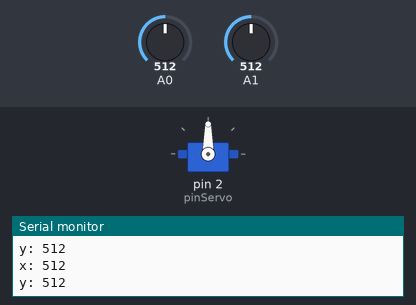
This sketch was run on a simulated Arduino Uno, built with avr-gcc and run on an emulated ATmega328P. Parts: servo, the last lines printed to the serial monitor. Inputs (shaded band) come from the test bench; at power-on: A1 = 512, A0 = 512.

Above: at 1.2 s.
1.3 s: A1 set to 213
2.8 s: A1 set to 190
At 3.63 s:
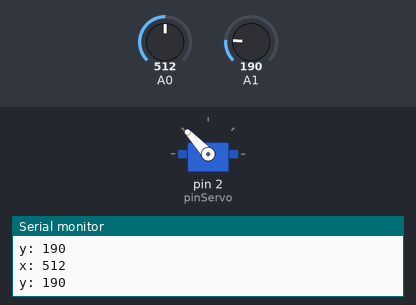
At 5.5 s:
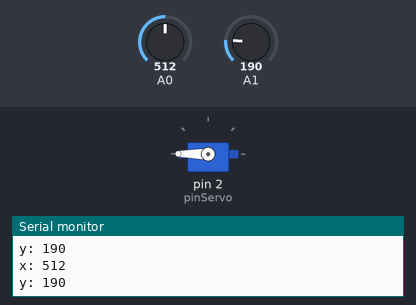
5.8 s: A1 set to 685
7.3 s: A1 set to 718
At 7.8 s:
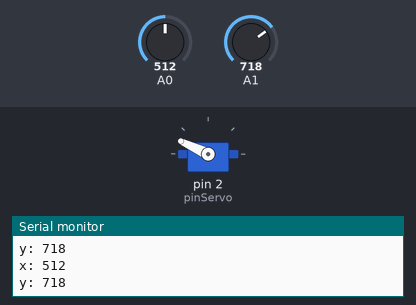
At 8.75 s:
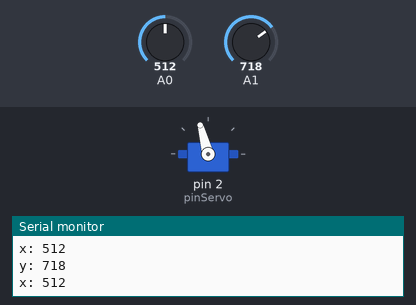
10.3 s: A0 set to 0
12.1 s: A0 set to 8
15.1 s: A0 set to 11
Timing chart, 0 to 17.6 s (numbered marks = the images above; inputs shaded):
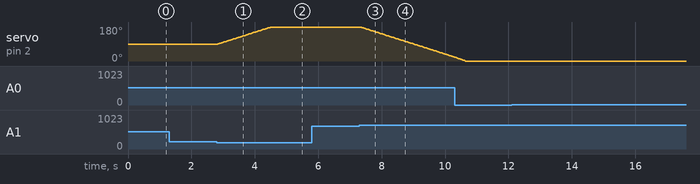

The sketch:

GruaServo.ino
```cpp
#include <SoftwareSerial.h>
#include <Servo.h>

Servo myServo; //Nombrar nuestro servo

int pinServo = 2; //Pin de conexion
int eje1 = 90;
int eje2 = 90;
int x;
int y;


void setup() {
  myServo.attach(pinServo);
  myServo.write(90);
  Serial.begin(9600);
}

void loop() {
  x = analogRead(A0);
  y = analogRead(A1);

  Serial.println("");
  Serial.print("x: ");
  Serial.print(x);
  Serial.println("");
  Serial.print("y: ");
  Serial.print(y);
  Serial.println("");


  //Eje en Y - Servo de Arr - Aba

  if (y < 200 && eje1 < 180) {
    eje1++;
    myServo.write(eje1);
  }
  if (y > 700 && eje1 > 0) {
    eje1--;
    myServo.write(eje1);
  }


/*
  //Eje en X - Servo de Izq - Der
  if (x < 200 && eje2 < 180) {
    eje2++;
    myServo.write(eje2);
  }
  if (x > 700 && eje2 > 0) {
    eje2--;
    myServo.write(eje2);
  }

  delay(15);
  */

}
```

Measured:
- the behaviour switches between 200 and 199 on A1 (found by bisection; images 0 and 1)
- the behaviour switches between 700 and 701 on A1 (found by bisection; images 2 and 3)
- after the input at 2.8 s, servo on pin 2 (pinServo): moves from 90° to 180° over 1.7 s, starting at once
- after the input at 7.3 s, servo on pin 2 (pinServo): moves from 180° to 21° over 3.0 s, starting at once
